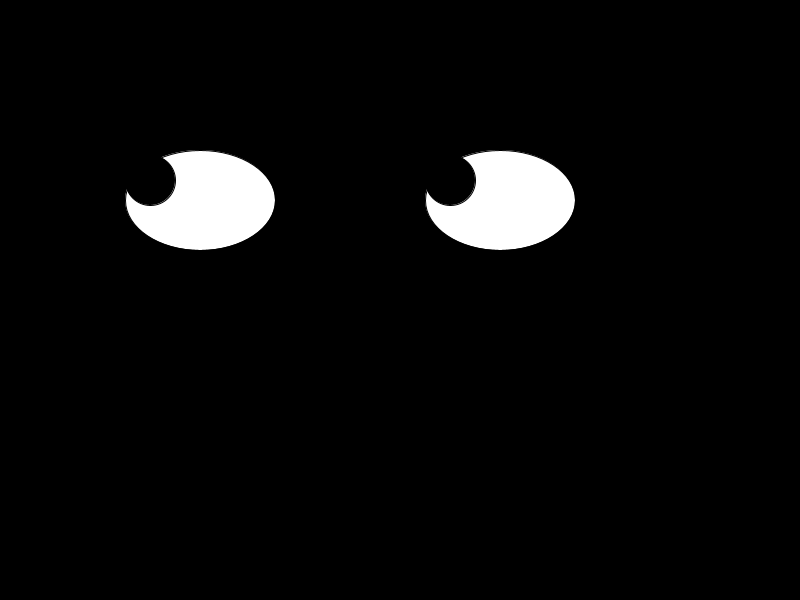
Frame 1 (no input)
Frame 60 (the mouse pressed at the canvas centre just before this capture): identical to frame 1, image omitted
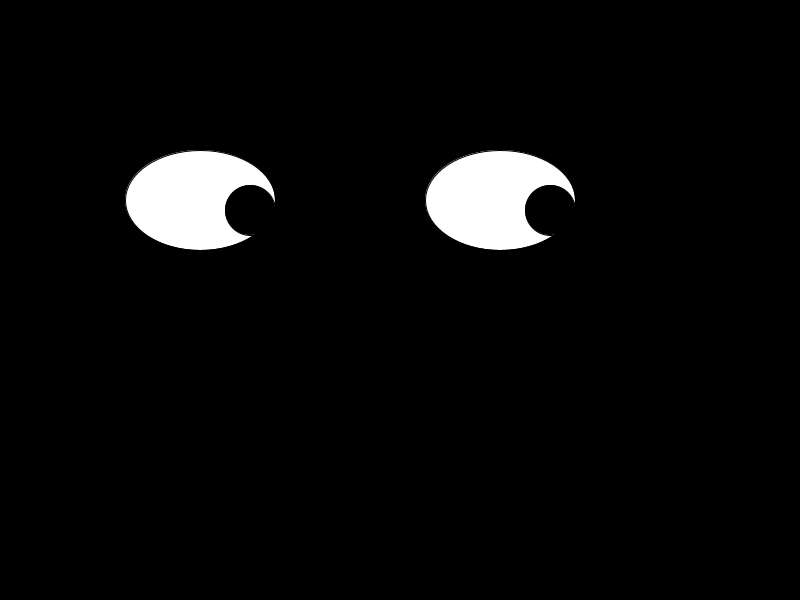
Frame 120 (the mouse held since frame 60 and released just before this capture)

The Processing sketch that drew these frames (run headless with seeded random() and noise(); from frame 60 on, the mouse is pressed at the canvas centre):

// Processing sketch: eyes
// ── eyes.pde
void setup()
{
size(800,600);  
}
void draw()
{
 background(0,0,0);
int eyex = mouseX;
int eyey = mouseY;
  if(mouseX >250)
  {
   eyex = 250;
  }
   if(mouseX <150)
  {
   eyex = 150;
  }
   if(mouseY >210)
  {
   eyey = 210;
  }
   if(mouseY <180)
  {
   eyey = 180;
  }
 fill(255,255,255);
 ellipse(200,200,150,100);
 ellipse(500,200,150,100);
 fill(0,0,0);
 ellipse(eyex,eyey,50,50);
 ellipse(eyex+300,eyey,50,50);
}
